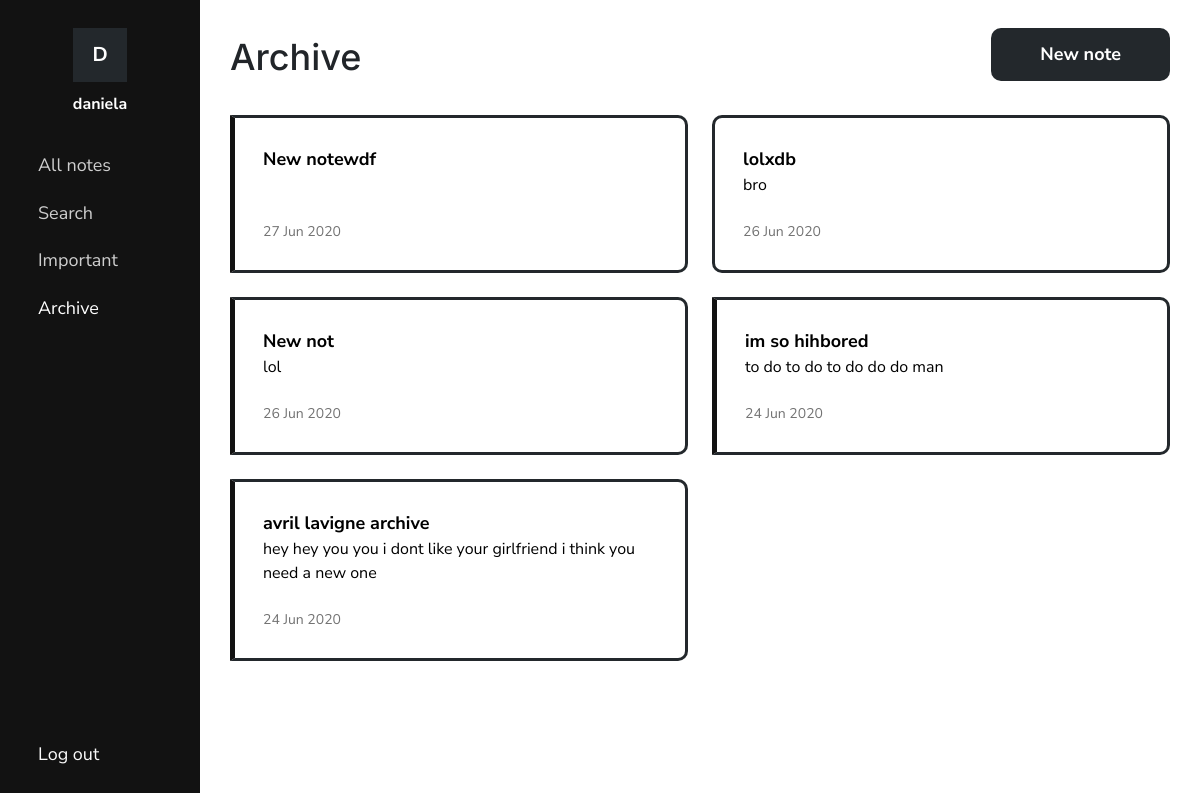
Screenshot of /archive/ (signed in) with the database file from the repository.
### notes/models.py (models this page shows, shortened)
class Note(models.Model):
    title = models.CharField(max_length=100, blank=True)
    text = HTMLField(blank=True)
    date = models.DateTimeField(auto_now_add=True)
    important = models.BooleanField(default=False)
    archive = models.BooleanField(default=False)
    user = models.ForeignKey(User, on_delete=models.CASCADE)

### notes/views.py (the view)
# urls.py: path('archive/', views.showarchive, name='showarchive'),
def showarchive(request):
    archive = Note.objects.filter(user=request.user, archive=True).order_by('-date')
    active = 'archiveLink'
    return render(request, 'notes/archive.html', {'archive': archive, 'active': active})

### notes/templates/notes/archive.html (shortened to what this page needs)
{% load static %}
<!DOCTYPE html>
<html>
<head>
    <link rel="stylesheet" href="https://stackpath.bootstrapcdn.com/bootstrap/4.5.0/css/bootstrap.min.css">
    <link rel="stylesheet" type="text/css" href="{% static 'notes/style.css' %}">
    <link rel="stylesheet" type="text/css" href="{% static 'notes/notes.css' %}">
</head>
<body>
    <div class="container-fluid">
        <div class="row" id="mainRow">
            {% include "notes/navbar.html" %}
            <div class="col-sm-9 col-md-10 col-lg-10" id="content">
                <div class="container">
                    <div>
                        <h1>Archive</h1>
                        <a href="{% url 'add' %}" class="btn medium-text">New note</a>
                    </div>
                    {% if archive %}
                    <div id="notes">
                        <ul>
                            {% for note in archive %}
                            <li class="note {% if note.important %} important{% endif %}">
                                <a href="{% url 'note' note.id %}">
                                    <div class="note-info">
                                        <div class="note-content">
                                            <div class="medium-text"><b>{{ note.title|truncatechars:50 }}</b></div>
                                            {% if note.text %}
                                            <div class="note-text">{{ note.text|striptags|truncatechars:150 }}</div>
                                            {% endif %}
                                        </div>
                                        <div class="date">{{ note.date|date:'d M Y' }}</div>
                                    </div>
                                </a>
                            </li>
                            {% endfor %}
                        </ul>
                    </div>
                    {% else %}
                    <div id="noNotes">
                        <p class="text-center medium-text">You don't have any archived notes.</a></p>
                    </div>
                    {% endif %}
                </div>
            </div>
        </div>
    </div>
</body>
</html>

### notes/templates/notes/navbar.html (shortened to what this page needs)
<div class="col-sm-3 col-md-2 col-lg-2" id="menu">
    <nav>
        <div id="user">
            <div id="userPic">
                <p class="large-text">{{ user.username|make_list|first|title }}</p>
            </div>
            <p id="userInfo" title='{{ user.username }}'>{{ user.username }}</p>
        </div>
        <div id="links">
            <ul>
                <li>
                    <a href="{% url 'notes' %}" id="noteLink">
                        <span class="medium-text">All notes</span>
                    </a>
                </li>
                <li>
                    <a href="{% url 'search' %}" id="searchLink">
                        <span class="medium-text">Search</span>
                    </a>
                </li>
                <li>
                    <a href="{% url 'important' %}" id="importantLink">
                        <span class="medium-text">Important</span>
                    </a>
                </li>
                <li>
                    <a href="{% url 'showarchive' %}" id="archiveLink">
                        <span class="medium-text">Archive</span>
                    </a>
                </li>
                <li>
                    <a href="#" id="logout">
                        <form action="{% url 'logoutuser' %}" method="POST">
                            <button type="submit" id="logout" title="Log out">
                                <span class="medium-text">Log out</span>
                            </button>
                        </form>
                    </a>
                </li>
            </ul>
        </div>
    </nav>
</div>

### notes/static/notes/style.css (style rules this page uses)
:root { --blue: #fafafa; --dark-blue: #121212; --purple:#23282c; --gray: #cecece; }
html, body { height: 100%; }
body { font-family: 'Nunito Sans', sans-serif; }
h1, h2, h3 { font-family: 'Inter', sans-serif; }
h1 { font-size: 36px }
p { font-size: 16px; margin-bottom: 4px; }
.large-text { font-size: 20px; }
.medium-text { font-size: 18px; }
a { color: var(--dark-blue); font-weight: bold; transition: all 200ms ease-in-out; }
.btn { color: white; background-color: var(--purple); font-weight: bold; border-radius: 10px; transition: all 200ms ease-in-out; }

### notes/static/notes/notes.css (style rules this page uses)
#mainRow { height: 100vh }
#menu { background-color: var(--dark-blue); color: white; padding: 28px 24px; overflow-x: hidden; position: fixed; top: 0; height: 100vh; z-index: 10; height: 100vh; transition: all 500ms ease 0s; overflow: hidden; }
nav { transition: all 500ms ease 0s; }
#user { width: 100%; position: relative; }
#userPic { background-color: var(--purple); position: relative; cursor: default; display: block; margin: 0 auto; width: 54px; height: 54px; margin-bottom: 10px; }
#userPic p { text-align: center; margin-bottom: 0; font-weight: bold; position: absolute; transform: translateY(-50%); top: 50%; left: 0; right: 0; }
#userInfo { margin-bottom: 0; cursor: default; text-align: center; font-weight: bold; word-break: break-word; }
button#logout { color: var(--blue); padding: 0; border: none; background-color: transparent; outline: none; position: absolute; bottom: 28px; }
#links { margin-top: 36px; }
#links ul { list-style-type: none; padding-left: 0 }
#links ul li { margin-bottom: 16px; }
#links a { color: var(--gray); }
#links span.medium-text { vertical-align: top; font-weight: normal; }
h1 { margin-top: 36px; display: inline-block; }
#content { position: absolute; right: 0; }
#content a.btn { padding: 12px 48px; margin-top: 28px; float: right; }
#notes, #noNotes { margin-top: 28px; }
#notes ul { list-style-type: none; padding-left: 0; display: grid; grid-gap: 24px; grid-template-columns: repeat(auto-fill, minmax(300px,1fr)); }
.note { position: relative; padding: 28px; border-radius: 10px; border: 3px solid var(--purple) }
.note.important { border-left: 5px solid var(--dark-blue); border-radius: 0 10px 10px 0; }
.note a { color: black; font-weight: normal; }
.note div { word-break: break-word; }
.note .medium-text { vertical-align: top; }
.note-info { height: 100%; display: flex; flex-direction: column; justify-content: space-between; }
.note .date { color: #737373; font-size: 14px; }
.note .note-text { margin-bottom: 24px }
@media (min-width: 1144px) { #menu { padding: 28px 28px !important; } }

### rows the page displays
Note: title "New notewdf", date "27 Jun 2020"
Note: title "lolxdb", text "bro", date "26 Jun 2020"
Note: title "New not", text "lol", date "26 Jun 2020"
Note: title "im so hihbored", text "to do to do to do do do man", date "24 Jun 2020"
Note: title "avril lavigne archive", text "hey hey you you i dont like your girlfriend i think you need a new one", date "24 Jun 2020"

### other values shown
{{ user.username|make_list|first|title }} "D"
{{ user.username }} "daniela"
